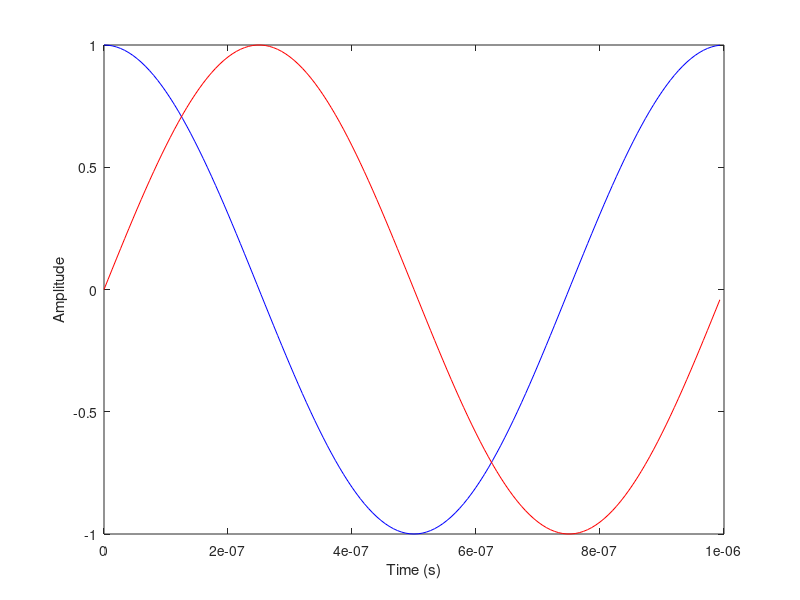
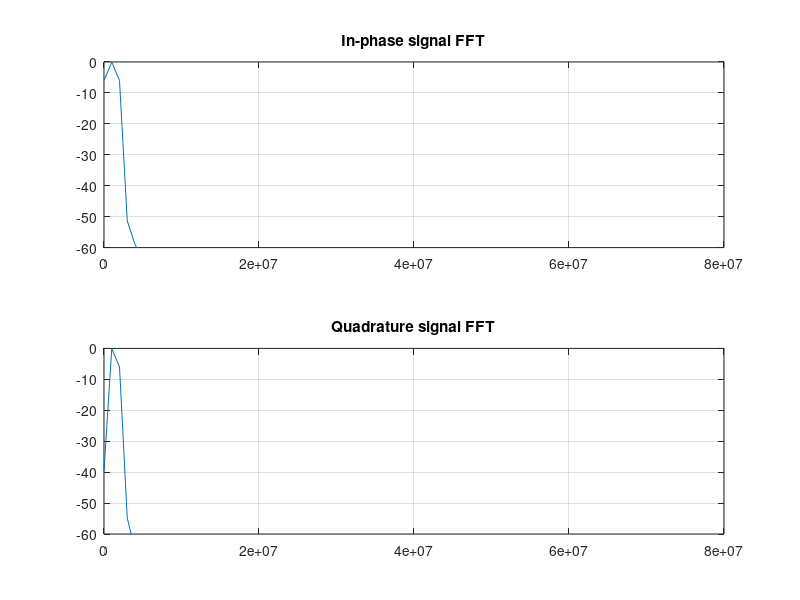

The MATLAB source for these figures, in order:
clear all;
close all;
pkg load signal;

fc = 1e6; %tone frequency
fs = 150e6; % max sample rate of SMBV100B
num_samples = fs/fc; %Capture one cycle of tone
T = num_samples/fs;
t = 0:(1/fs):T-(1/fs);

% unsigned / offset binary format
signal_i = cos(2 * pi * fc * t);
signal_q = sin(2 * pi * fc * t);
signal_out = signal_i + j*signal_q;
save -v7 tone_1MHz.mat signal_out;

figure;
% Plot the modulated signal
plot(t, signal_i, 'b', t, signal_q, 'r');
xlabel('Time (s)');
ylabel('Amplitude');

figure;
N = length(t);
f_ss = (0:N/2-1) * (fs/N);
window_correction_factor = 2;
w = hann(length(t)).' * window_correction_factor;
signal_i_windowed = w.*signal_i;
signal_q_windowed = w.*signal_q;
fft_i = fft(signal_i_windowed)/N;
fft_i = fft_i(1:(N/2)); % single-sided spectrum
fft_i(2:end-1) = 2*fft_i(2:end-1);
fft_q = fft(signal_q_windowed)/N;
fft_q = fft_q(1:(N/2)); % single-sided spectrum
fft_q(2:end-1) = 2*fft_q(2:end-1);
subplot(2,1,1);
plot(f_ss, 20*log10(abs(fft_i)));
title("In-phase signal FFT");
ylim([-60 0]);
grid on;
subplot(2,1,2);
plot(f_ss, 20*log10(abs(fft_q)));
title("Quadrature signal FFT");
ylim([-60 0]);
grid on;
